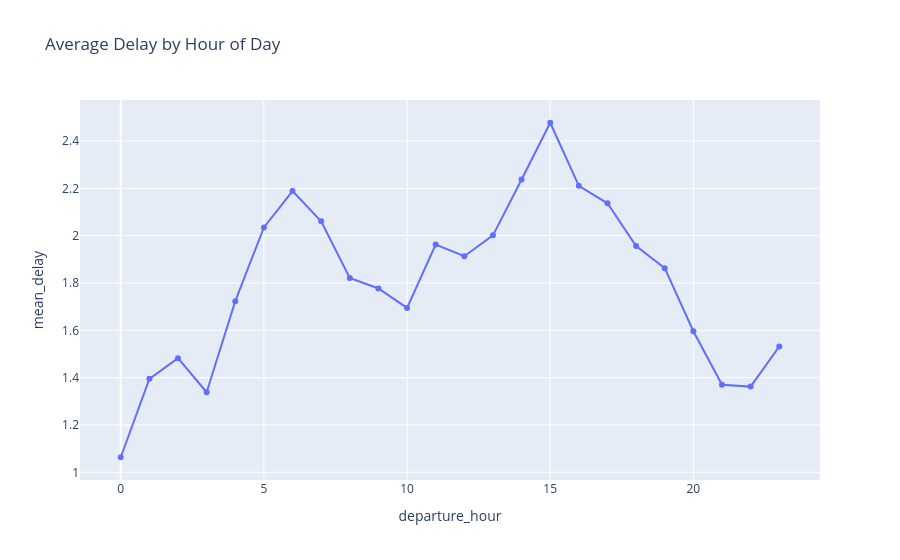

The code cell stored with this chart in its notebook:
### Markdown cell above
## 3. Average delay by hour of day

This visualization shows how train delays change throughout the day.

We use the capped delay metric to reduce the impact of extreme outliers.

### Code cell
fig = px.line(
    hour_summary,
    x="departure_hour",
    y="mean_delay",
    markers=True,
    title="Average Delay by Hour of Day"
)

fig.show()

### Figure 1 — Plotly figure (JSON) as saved in the notebook; plotly's stock layout.template omitted (floating-point values rounded to 4 significant figures)
{"data": [{"hovertemplate": "departure_hour=%{x}<br>mean_delay=%{y}<extra></extra>", "legendgroup": "", "line": {"color": "#636efa", "dash": "solid"}, "marker": {"symbol": "circle"}, "mode": "lines+markers", "name": "", "orientation": "v", "showlegend": false, "type": "scatter", "x": [0.0, 1.0, 2.0, 3.0, 4.0, 5.0, 6.0, 7.0, 8.0, 9.0, 10.0, 11.0, 12.0, 13.0, 14.0, 15.0, 16.0, 17.0, 18.0, 19.0, 20.0, 21.0, 22.0, 23.0], "xaxis": "x", "y": [1.064, 1.395, 1.483, 1.338, 1.723, 2.035, 2.188, 2.061, 1.821, 1.777, 1.695, 1.963, 1.913, 2.001, 2.237, 2.477, 2.211, 2.137, 1.957, 1.863, 1.596, 1.37, 1.362, 1.532], "yaxis": "y"}], "layout": {"legend": {"tracegroupgap": 0}, "title": {"text": "Average Delay by Hour of Day"}, "xaxis": {"anchor": "y", "domain": [0, 1], "title": {"text": "departure_hour"}}, "yaxis": {"anchor": "x", "domain": [0, 1], "title": {"text": "mean_delay"}}}}
